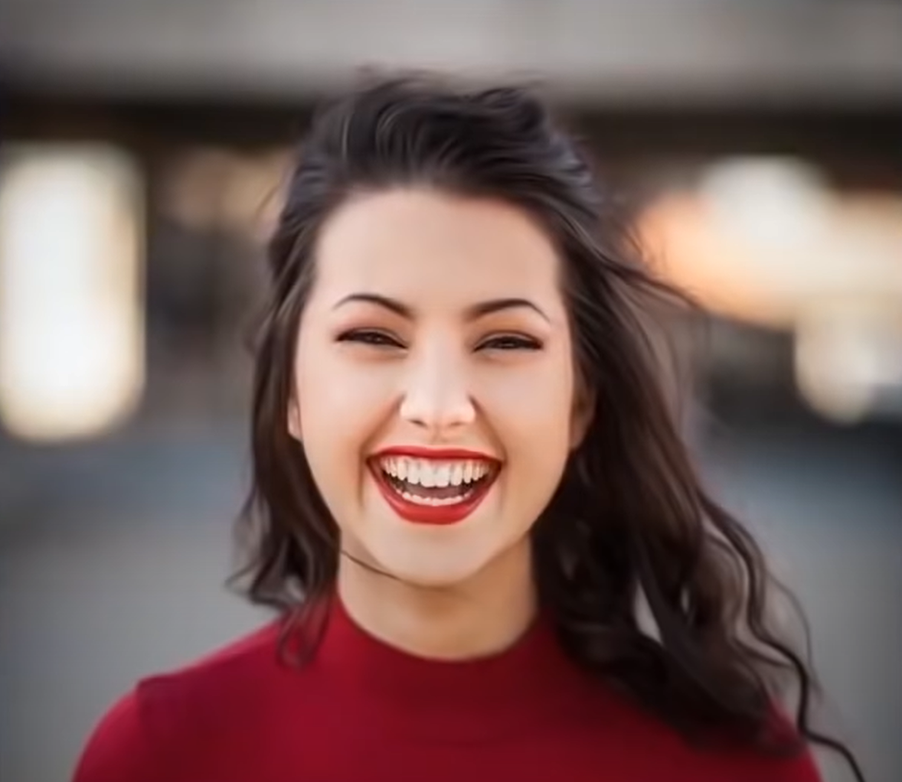
#> input picture girl1.png, 902 x 782 px, shrunk from 1178 x 1022 before the run
$ jupyter execute Cartoonify.ipynb   (shell and % lines are left out)
#> lines starting #> are read from the running program, lines starting #| are printed output that depends on the picture; after the words box and inside, x2 and y2 are one past the last pixel; in counts of white or black regions, pixels touching at a corner belong together
[cell 1]
# Importing the basic libraries

import cv2
import glob
import numpy as np
import pytesseract
from pprint import pprint
import matplotlib.pyplot as plt
plt.rcParams['figure.figsize'] = [14,8]

import warnings
warnings.filterwarnings('ignore')
# Reading the image file

img = cv2.imread('girl1.png')
#> img is the input picture: shape (782, 902, 3); mean B, G, R 93.1, 96.6, 122
img = cv2.cvtColor(img, cv2.COLOR_BGR2RGB)

# Plotting the image
def plot_image(img, cmap=None):
    plt.imshow(img, cmap=cmap)
    plt.xticks([])
    plt.yticks([])

plot_image(img)
plt.show()

[cell 2]
# Filtering Noise

def filtering_noise(image):
    return cv2.bilateralFilter(image, 15, 300, 300)
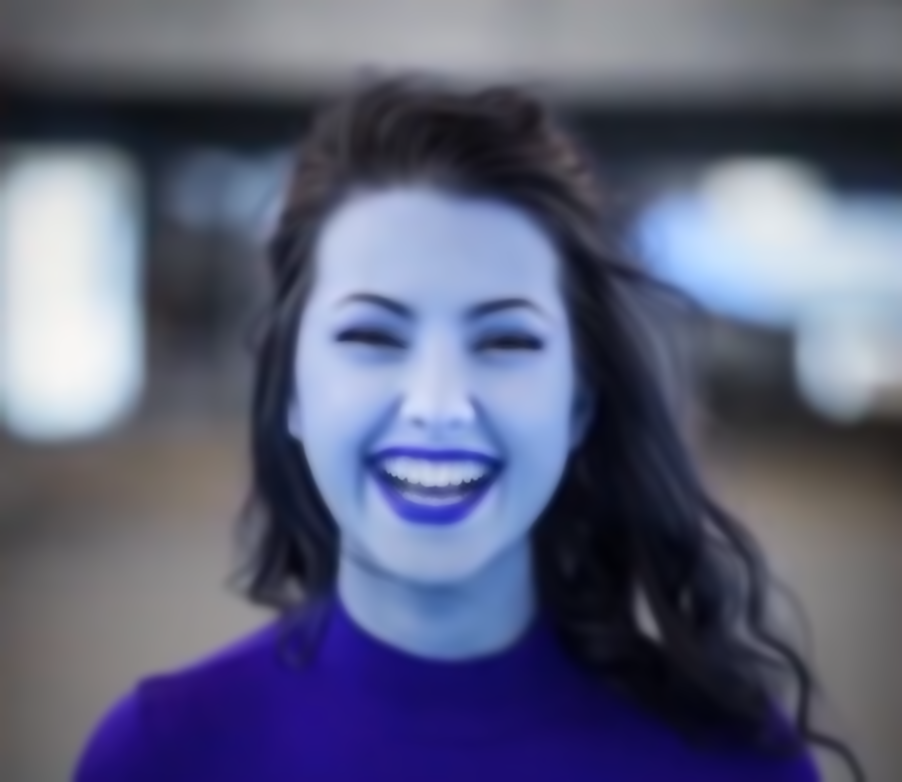
#> returned value: shape (782, 902, 3); mean of channels 0, 1, 2 122, 96.7, 93.1; drawn as B, G, R

noiseless_img = filtering_noise(img)

plot_image(noiseless_img, cmap='gray')
plt.show()

[cell 3]
# Converting the image to grayscale

def get_grayscale(image):
    return cv2.cvtColor(image, cv2.COLOR_BGR2GRAY)
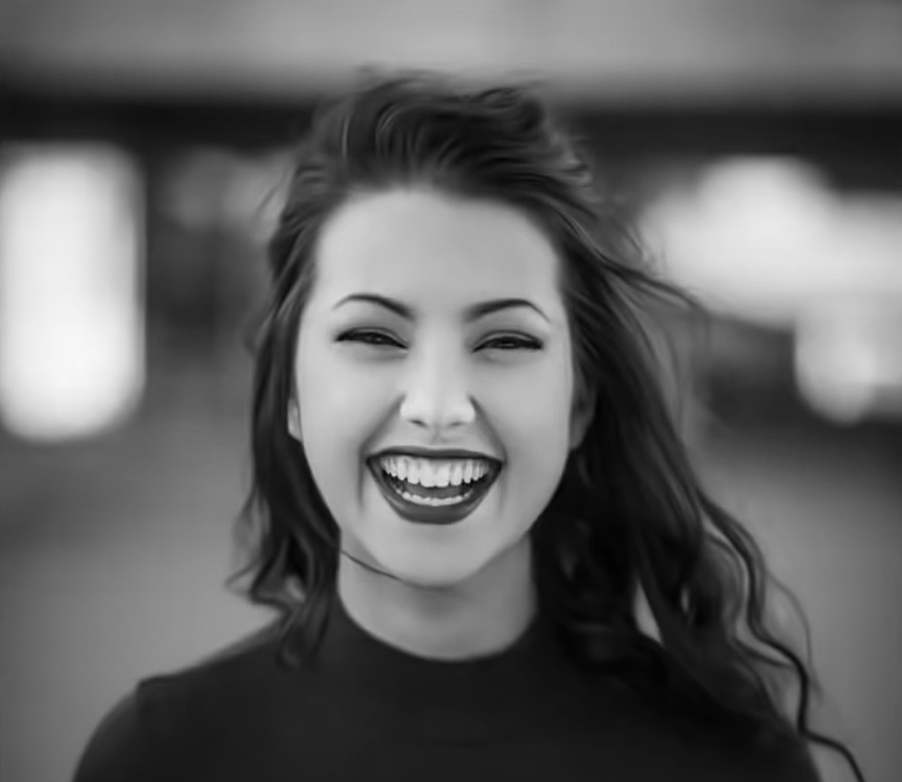
#> returned value: shape (782, 902); min 1, max 248, mean 98.5

gray_img = get_grayscale(img)

plot_image(gray_img, cmap='gray')
plt.show()

[cell 4]
# Applying Gaussian Blur

def remove_noise(image):
    return cv2.GaussianBlur(gray_img,(5,5),1)

blur_img = remove_noise(gray_img)

plot_image(blur_img, cmap='gray')
plt.show()

[cell 5]
# Applying Thresholding

def apply_thresholding(image):
    return cv2.adaptiveThreshold(image, 255,
  cv2.ADAPTIVE_THRESH_MEAN_C,
  cv2.THRESH_BINARY, 9, 9)
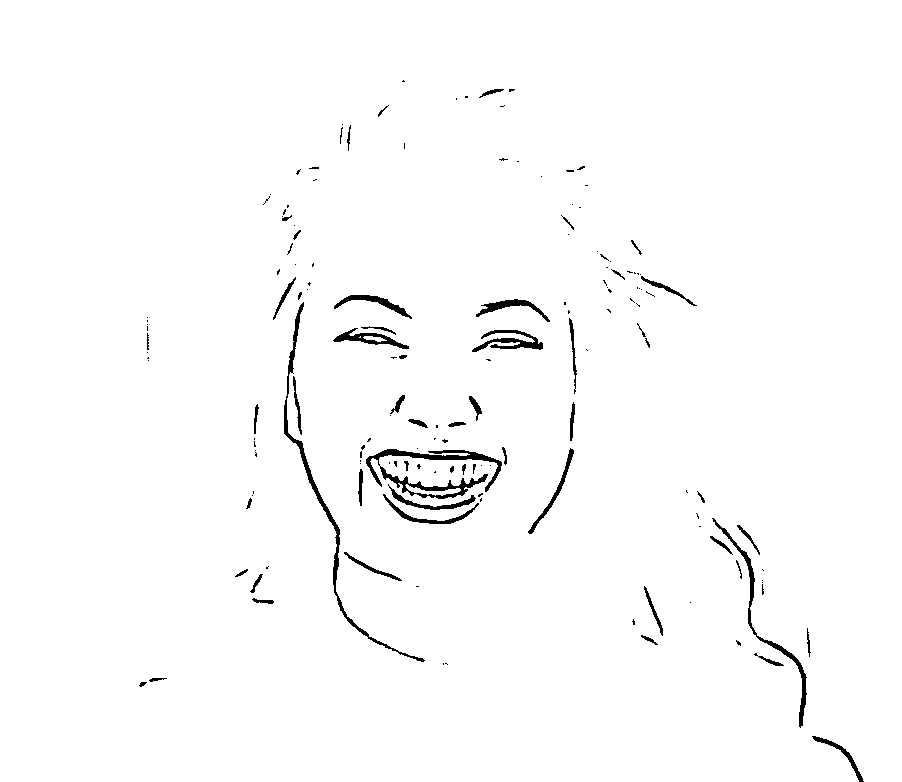
#> returned value: shape (782, 902); 98.4% white; 156 black regions (101 under 20 px), largest, box (x1, y1, x2, y2) and area: (366, 449, 502, 499) 1791, (284, 302, 425, 662) 1485, (712, 518, 807, 728) 945

thresholded_img = apply_thresholding(blur_img)

plot_image(thresholded_img, cmap='gray')
plt.show()

[cell 6]
def cartoonify_filter(image):
    return cv2.bitwise_and(image, image, mask=thresholded_img)
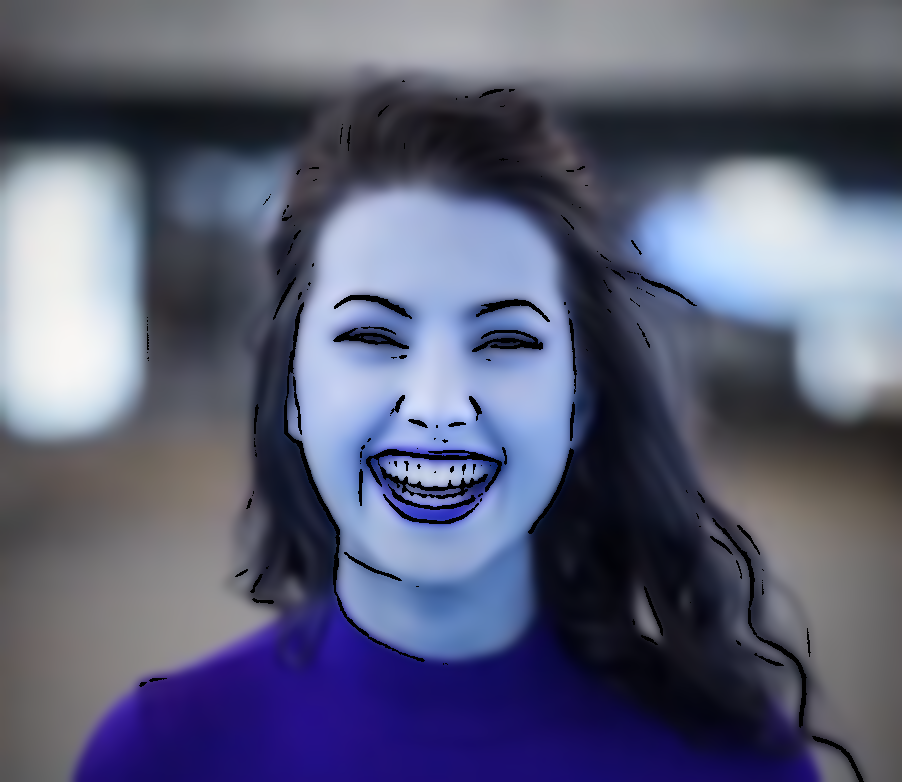
#> returned value: shape (782, 902, 3); mean of channels 0, 1, 2 120.1, 95.5, 92.1; drawn as B, G, R

cartoonify_img = cartoonify_filter(noiseless_img)

plot_image(cartoonify_img, cmap='gray')
plt.figure(figsize=(10, 5))
plt.subplot(1, 2, 1)
plot_image(noiseless_img)
plt.title('Original Image')

plt.subplot(1, 2, 2)
plot_image(cartoonify_img)
plt.title('Cartoonified Image')

plt.show()
